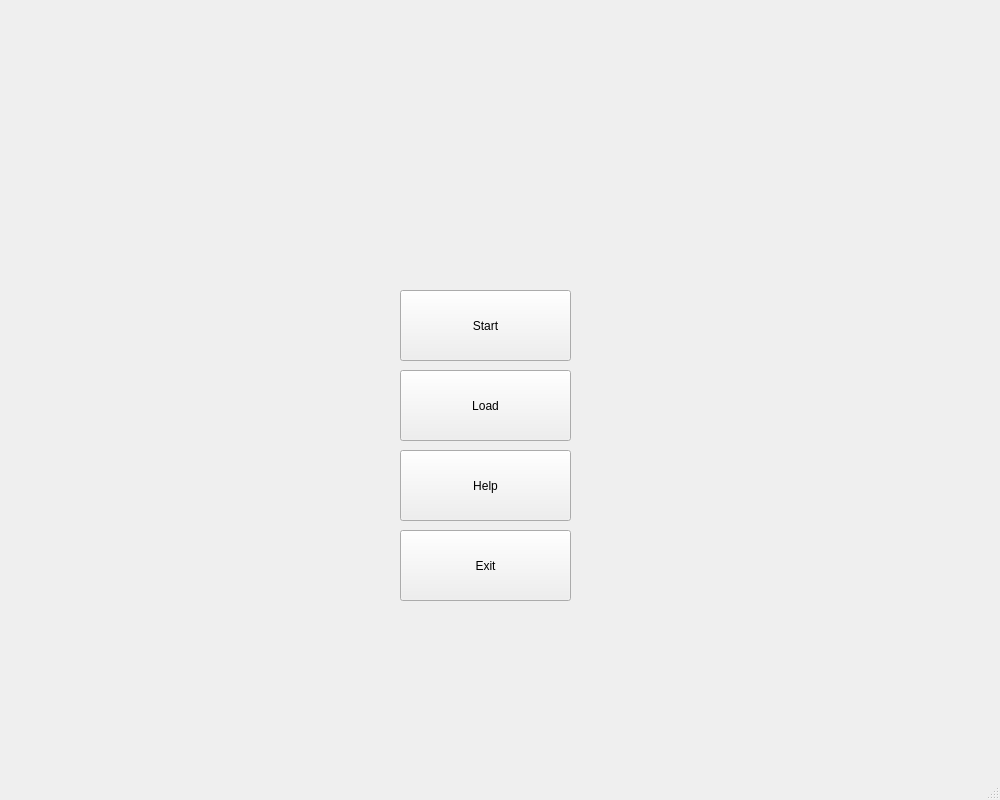
<?xml version="1.0" encoding="UTF-8"?>
<ui version="4.0">
 <class>MainWindow</class>
 <widget class="QMainWindow" name="MainWindow">
  <property name="geometry">
   <rect>
    <x>0</x>
    <y>0</y>
    <width>1000</width>
    <height>800</height>
   </rect>
  </property>
  <property name="minimumSize">
   <size>
    <width>1000</width>
    <height>800</height>
   </size>
  </property>
  <property name="windowTitle">
   <string>MainWindow</string>
  </property>
  <widget class="QWidget" name="centralwidget">
   <widget class="QLabel" name="Logo">
    <property name="geometry">
     <rect>
      <x>380</x>
      <y>40</y>
      <width>221</width>
      <height>231</height>
     </rect>
    </property>
    <property name="cursor">
     <cursorShape>ArrowCursor</cursorShape>
    </property>
    <property name="styleSheet">
     <string notr="true">&lt;img src = &quot;C:\Users\HP\Desktop\Programming\build-Rakab-Desktop_Qt_5_12_12_MinGW_64_bit-Debug&quot;&gt;</string>
    </property>
    <property name="text">
     <string>&lt;html&gt;&lt;head/&gt;&lt;body&gt;&lt;p&gt;&lt;img src=&quot;:/images.png&quot;/&gt;&lt;/p&gt;&lt;/body&gt;&lt;/html&gt;</string>
    </property>
   </widget>
   <widget class="QPushButton" name="startBtn">
    <property name="geometry">
     <rect>
      <x>400</x>
      <y>290</y>
      <width>171</width>
      <height>71</height>
     </rect>
    </property>
    <property name="styleSheet">
     <string notr="true"/>
    </property>
    <property name="text">
     <string>Start</string>
    </property>
   </widget>
   <widget class="QPushButton" name="exitBtn">
    <property name="geometry">
     <rect>
      <x>400</x>
      <y>530</y>
      <width>171</width>
      <height>71</height>
     </rect>
    </property>
    <property name="styleSheet">
     <string notr="true"/>
    </property>
    <property name="text">
     <string>Exit</string>
    </property>
   </widget>
   <widget class="QPushButton" name="loadBtn">
    <property name="geometry">
     <rect>
      <x>400</x>
      <y>370</y>
      <width>171</width>
      <height>71</height>
     </rect>
    </property>
    <property name="styleSheet">
     <string notr="true"/>
    </property>
    <property name="text">
     <string>Load</string>
    </property>
   </widget>
   <widget class="QPushButton" name="helpBtn">
    <property name="geometry">
     <rect>
      <x>400</x>
      <y>450</y>
      <width>171</width>
      <height>71</height>
     </rect>
    </property>
    <property name="styleSheet">
     <string notr="true"/>
    </property>
    <property name="text">
     <string>Help</string>
    </property>
   </widget>
   <zorder>Logo</zorder>
   <zorder>exitBtn</zorder>
   <zorder>loadBtn</zorder>
   <zorder>helpBtn</zorder>
   <zorder>startBtn</zorder>
  </widget>
  <widget class="QStatusBar" name="statusbar"/>
 </widget>
 <resources/>
 <connections/>
</ui>
